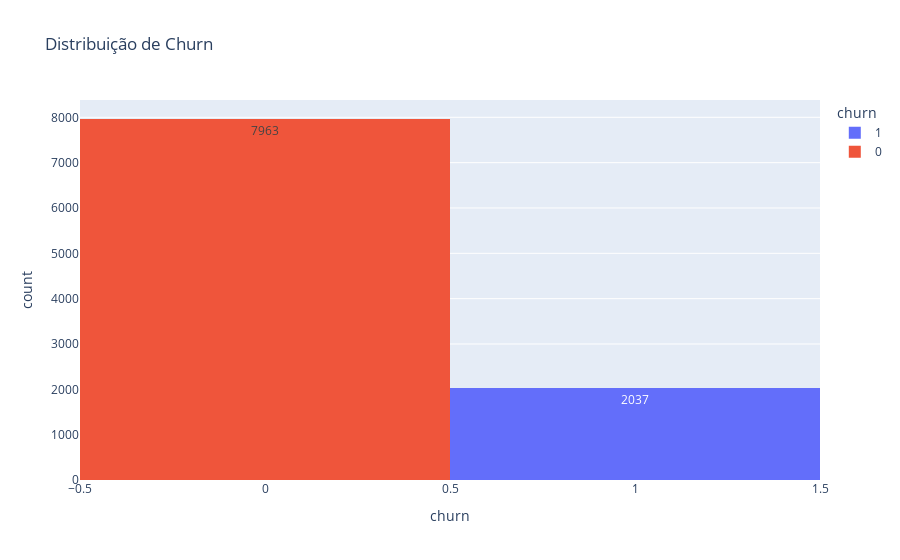

Notebook code for this chart:
### Code cell
px.histogram(df, x='churn', text_auto=True, color='churn', title='Distribuição de Churn')

### Figure 1 — Plotly figure (JSON) as saved in the notebook; plotly's stock layout.template omitted (floating-point values rounded to 4 significant figures; data arrays with more than 128 entries replaced by an {"elided": "..."} marker saying what was removed)
{"data": [{"bingroup": "x", "hovertemplate": "churn=%{x}<br>count=%{y}<extra></extra>", "legendgroup": "1", "marker": {"color": "#636efa", "pattern": {"shape": ""}}, "name": "1", "orientation": "v", "showlegend": true, "texttemplate": "%{value}", "type": "histogram", "x": {"elided": "2037 int values"}, "xaxis": "x", "yaxis": "y"}, {"bingroup": "x", "hovertemplate": "churn=%{x}<br>count=%{y}<extra></extra>", "legendgroup": "0", "marker": {"color": "#EF553B", "pattern": {"shape": ""}}, "name": "0", "orientation": "v", "showlegend": true, "texttemplate": "%{value}", "type": "histogram", "x": {"elided": "7963 int values"}, "xaxis": "x", "yaxis": "y"}], "layout": {"barmode": "relative", "legend": {"title": {"text": "churn"}, "tracegroupgap": 0}, "title": {"text": "Distribuição de Churn"}, "xaxis": {"anchor": "y", "categoryarray": [1, 0], "categoryorder": "array", "domain": [0, 1], "title": {"text": "churn"}}, "yaxis": {"anchor": "x", "domain": [0, 1], "title": {"text": "count"}}}}
